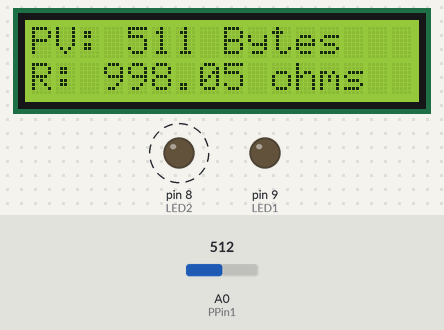
A sketch run on a simulated Arduino Uno, built with avr-gcc and run on an emulated ATmega328P. Parts: 16×2 character LCD, output pins drawn as LEDs (lit = HIGH). Dashed ring = blinking. Inputs (shaded band) come from the test bench; at power-on: A0 (PPin1) = 512.

Above: at 0.1 s.
1.3 s: A0 (PPin1) set to 229
At 2.3 s:
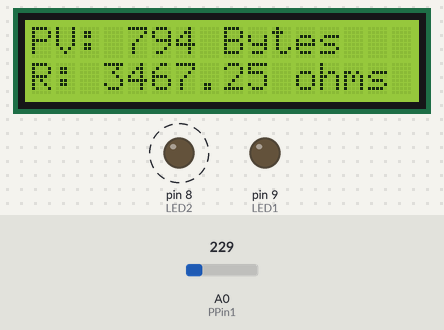
6.5 s: A0 (PPin1) set to 204
At 9.9 s:
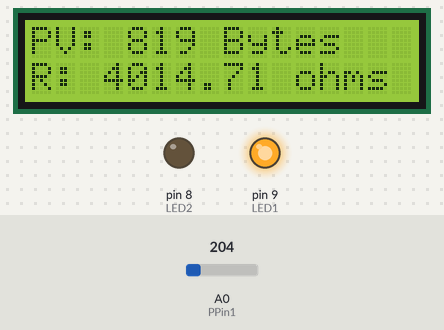
11.6 s: A0 (PPin1) set to 0
At 12.9 s:
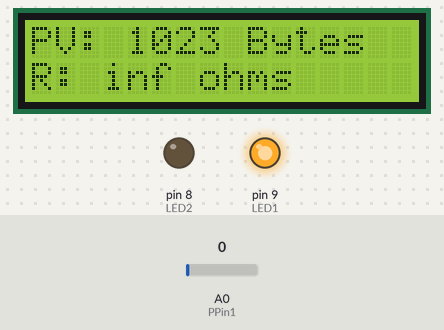
Timing chart, 0 to 14.6 s (numbered marks = the images above; inputs shaded):
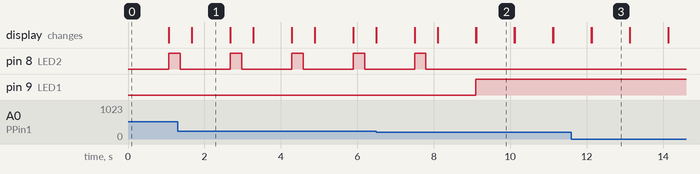

Measured:
- the behaviour switches between 223 and 222 on A0 (PPin1) (found by bisection; images 1 and 2)
- after the input at 1.3 s, the display: changes after 0.37 s (image 1)
- after the input at 6.5 s, pin 8 (LED2): goes on until 7.8 s, then stays LOW; pin 9 (LED1): LOW → HIGH after 2.6 s; the display: first differs from a run without the input after 1.6 s (image 2)
- after the input at 11.6 s, the display: first differs from a run without the input after 0.53 s (image 3)
- by itself, pin 8 (LED2): alternates HIGH for 0.30 s and LOW for 1.3 s
- what the display in image 1 shows lasts 1.0 s, from 1.7 s to 2.7 s

The sketch:

l4_supplementary_1.ino
```cpp
// Including the library code
#include <LiquidCrystal.h>


LiquidCrystal lcd(12, 11, 5, 4, 3, 2); // Initializing the library with the numbers of the interface pins


// Assigning the values
int PPin1 = A0;
int LED1 = 9;
int LED2 = 8;
int PV;
int PV1;
float Vi = 5;
float Rref = 1000;
float Vo;
float R;


void setup()
{
  lcd.begin(16,2); // Setting the number of columns and rows of the LCD
  pinMode(PPin1, INPUT); //new potentiometer as input

  //output LEDs
  pinMode(LED1, OUTPUT);
  pinMode(LED2, OUTPUT);
}


void loop()
{

  PV = analogRead(PPin1); // Reading the value of potentiometer

  PV1 = map(PV, 0, 1023, 1023, 0);
  lcd.print("PV: "); // Printing "PV:" as potentiometer value indicator
  lcd.print(PV1); // Printing the potentiometer value in Byte
  lcd.print(" Bytes"); // Printing "Bytes" as unit

  Vo = ((Vi*PV)/1023); // Equating output voltage
  R = Rref*((Vi/Vo) - 1); // Equating resistance

  lcd.setCursor(0,1); // Setting the cursor to column 0, line 1
  lcd.print("R: "); // Printing "R:" as resistance indicator
  lcd.print(R); // Reading the computed value
  lcd.print(" ohms"); // Printing "ohms" as unit
  delay(1000);
  lcd.clear();

  //if statement for LED outputs
  if (PV1 > 800) {
    digitalWrite(LED1, HIGH); //turns on LED1
    digitalWrite(LED2, LOW); //turns off LED2
  }
  else {
    digitalWrite(LED1, LOW); //turns off LED1

    //blinks LED2
    digitalWrite(LED2, HIGH);
    delay(300);
    digitalWrite(LED2, LOW);
    delay(300);

  }


}
```
